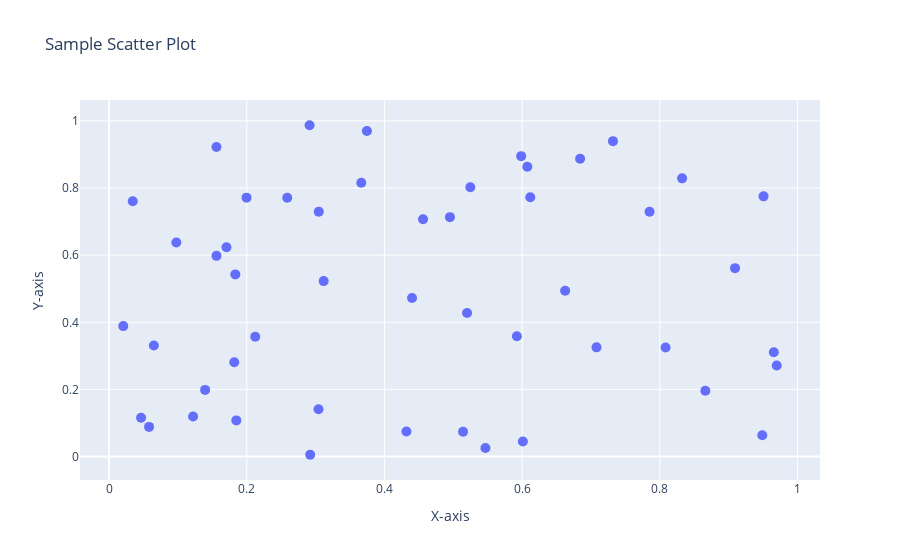

Source (notebook cell):
### Code cell
# Scatterplot placeholder

import plotly.express as px
%pip install nbformat>=4.2.0

# Sample data
import numpy as np
np.random.seed(42)
x = np.random.rand(50)  # Random x values
y = np.random.rand(50)  # Random y values

# Create a scatter plot
fig = px.scatter(x=x, y=y, title='Sample Scatter Plot', labels={'x': 'X-axis', 'y': 'Y-axis'})
fig.update_traces(marker=dict(size=10))  # Customize marker size
fig.show()

### Figure 1 — Plotly figure (JSON) as saved in the notebook; plotly's stock layout.template omitted (floating-point values rounded to 4 significant figures)
{"data": [{"hovertemplate": "X-axis=%{x}<br>Y-axis=%{y}<extra></extra>", "legendgroup": "", "marker": {"color": "#636efa", "size": 10, "symbol": "circle"}, "mode": "markers", "name": "", "orientation": "v", "showlegend": false, "type": "scatter", "x": [0.3745, 0.9507, 0.732, 0.5987, 0.156, 0.156, 0.05808, 0.8662, 0.6011, 0.7081, 0.02058, 0.9699, 0.8324, 0.2123, 0.1818, 0.1834, 0.3042, 0.5248, 0.4319, 0.2912, 0.6119, 0.1395, 0.2921, 0.3664, 0.4561, 0.7852, 0.1997, 0.5142, 0.5924, 0.04645, 0.6075, 0.1705, 0.06505, 0.9489, 0.9656, 0.8084, 0.3046, 0.09767, 0.6842, 0.4402, 0.122, 0.4952, 0.03439, 0.9093, 0.2588, 0.6625, 0.3117, 0.5201, 0.5467, 0.1849], "xaxis": "x", "y": [0.9696, 0.7751, 0.9395, 0.8948, 0.5979, 0.9219, 0.08849, 0.196, 0.04523, 0.3253, 0.3887, 0.2713, 0.8287, 0.3568, 0.2809, 0.5427, 0.1409, 0.8022, 0.07455, 0.9869, 0.7722, 0.1987, 0.005522, 0.8155, 0.7069, 0.729, 0.7713, 0.07404, 0.3585, 0.1159, 0.8631, 0.6233, 0.3309, 0.06356, 0.311, 0.3252, 0.7296, 0.6376, 0.8872, 0.4722, 0.1196, 0.7132, 0.7608, 0.5613, 0.771, 0.4938, 0.5227, 0.4275, 0.02542, 0.1079], "yaxis": "y"}], "layout": {"legend": {"tracegroupgap": 0}, "title": {"text": "Sample Scatter Plot"}, "xaxis": {"anchor": "y", "domain": [0, 1], "title": {"text": "X-axis"}}, "yaxis": {"anchor": "x", "domain": [0, 1], "title": {"text": "Y-axis"}}}}
